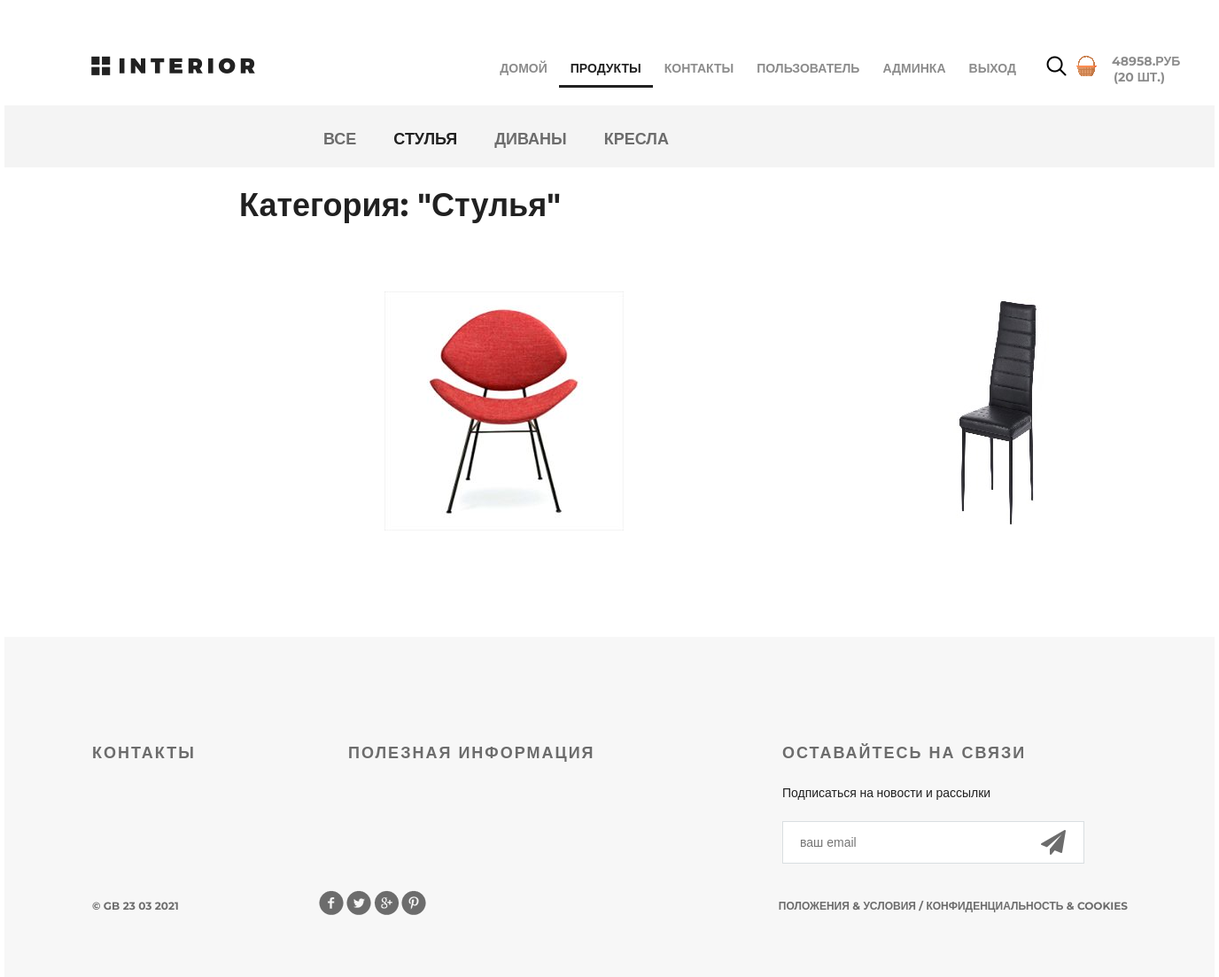
The app's page /products/1/ (signed in), older data.
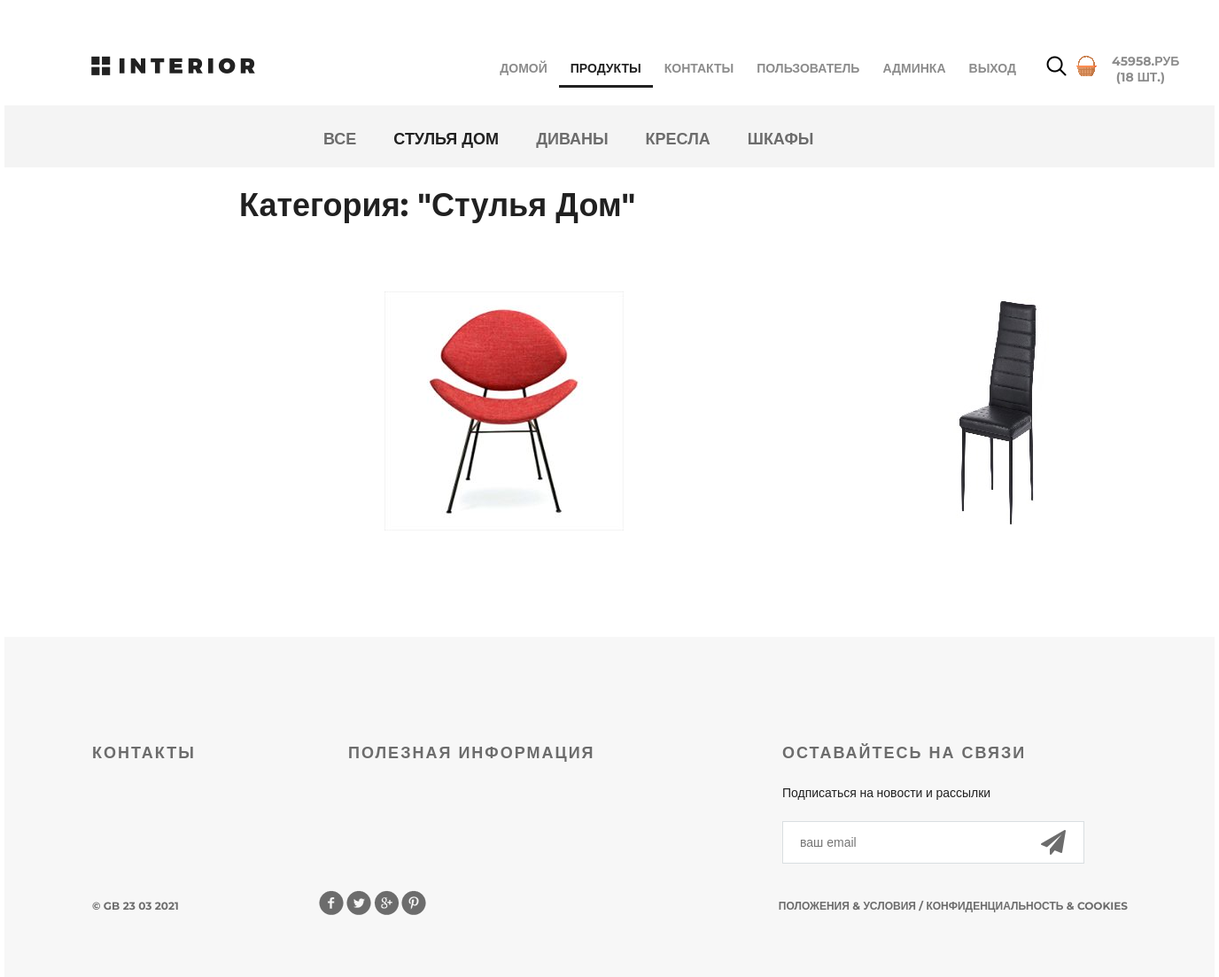
The same page, newer data.
### basketapp/models.py (models this page shows)
class Basket(models.Model):
    user = models.ForeignKey(settings.AUTH_USER_MODEL, on_delete=models.CASCADE, related_name='basket')
    product = models.ForeignKey(Product, on_delete=models.CASCADE)
    quantity = models.PositiveSmallIntegerField(verbose_name='количество', default=0)
    add_datetime = models.DateTimeField(auto_now_add=True, verbose_name='время')
    @property
    def product_cost(self):
        return self.product.price * self.quantity
    @property
    def total_quantity(self):
        _items = Basket.objects.filter(user=self.user)
        _total_quantity = sum(list(map(lambda x: x.quantity, _items)))
        return _total_quantity
    @property
    def total_cost(self):
        _items = Basket.objects.filter(user=self.user)
        _total_cost = sum(list(map(lambda x: x.product_cost, _items)))
        return _total_cost

### authapp/models.py (models this page shows)
class ShopUser(AbstractUser):
    avatar = models.ImageField(upload_to='users_avatar',blank=True)
    age = models.PositiveSmallIntegerField(verbose_name='возраст')

### mainapp/models.py (models this page shows, shortened)
class Product(models.Model):
    category = models.ForeignKey(ProductCategory, on_delete=models.CASCADE)
    name = models.CharField(max_length=128, verbose_name='имя')
    image = models.ImageField(upload_to='products_images', blank=True)
    short_desc = models.CharField(max_length=64, verbose_name='краткое описание', blank=True)
    description = models.TextField(blank=True, verbose_name='описание')
    price = models.DecimalField(verbose_name='цена', max_digits=8, decimal_places=2, default=0)
    quantity = models.PositiveIntegerField(verbose_name='количество на складе', default=0)
    is_active = models.BooleanField(verbose_name='активность', default=True)

class ProductCategory(models.Model):
    name = models.CharField(max_length=64, unique=True, verbose_name='имя')
    description = models.TextField(verbose_name='описание', blank=True)
    is_active = models.BooleanField(verbose_name='активность', default=True)

### mainapp/views.py (the view, shortened to what this page needs)
# urls.py: path('products/', include('mainapp.urls', namespace='products')),
def products(request, pk=None):
    title =  "продукты"
    links_menu = ProductCategory.objects.all()
    if pk is not None:
        if pk == 0:
            products = Product.objects.all().order_by('price')
            category_item = {'name': 'все', 'pk': 0}
        else:
            category_item = get_object_or_404(ProductCategory, pk=pk)
            products = Product.objects.filter(category=category_item)
        content = {
            'title': title,
            'links_menu': links_menu,
            'social_links': social_links,
            'category': category_item,
            'products': products,
            'basket': get_basket(request.user),
        }
        return render(request, 'mainapp/products_list.html', content)

### mainapp/views.py (called while the page is built)
def get_basket(user):
    if user.is_authenticated:
        return Basket.objects.filter(user=user)
    return []

### mainapp/templates/mainapp/products_list.html (shortened to what this page needs)
{% extends 'mainapp/base.html' %}
{% load static %}
{% block content %}
<div class="hero-white">
	{% include 'mainapp/includes/inc_main_menu.html' %}
</div>
<div class="details">
  <div class="links clearfix">
    {% include 'mainapp/includes/inc_categories_menu.html' %}
  </div>
  <div class="products_list">
    <div class="title clearfix">
      <h2>
        Категория: "{{ category.name|title }}"
      </h2>
  </div>
<div class="category-products clearfix">
  <div class="tab-content">
  	{% for product in products %}
  	<div class="block">
      <a href="{% url 'products:product' product.pk %}">
        <img src="/media/{{ product.image}}" alt="{{ product.name }}">
      </a>
  	</div>
  	{% endfor %}
  </div>
</div>
<div class="clr"></div>
{% endblock %}

### mainapp/templates/mainapp/includes/inc_main_menu.html (shortened to what this page needs)
<div class="header clearfix">
  <a href="/" class="logo"></a>
  <ul class="menu">
		<li>
			<a href="{% url 'main' %}"
				>
					домой
			</a>
		</li>
		<li>
			<a href="{% url 'products:products' %}"
				{% if request.resolver_match.namespace == 'products' %}
				class="active"
				{% endif %}>
					продукты
			</a>
		</li>
		<li>
			<a href="{% url 'contact' %}"
				>
					контакты
			</a>
		</li>
		{% if user.is_authenticated %}
		<li>
			<a href="{% url 'auth:edit' %}">
				{{ user.first_name|default:"Пользователь" }}
			</a>
		</li>
		{% if user.is_superuser %}
		<li>
			<a href="{% url 'adminapp:user_read' %}">
				Админка
			</a>
		</li>
		{% endif %}
		<li>
		 	<a href="{% url 'auth:logout' %}">
				выход
		 	</a>
		</li>
		{% else %}
		<li>
			<a href="{% url 'auth:login' %}">
				вход
		  	</a>
		</li>
		{% endif %}
  </ul>
  <a href="#" class="search"></a>
  <a href="{% url 'basket:view' %}" class="basket"></a>
  <span class="basket-count">
    {% if basket %}
      {{ basket.0.total_cost|floatformat:0 }}.руб
      ({{ basket.0.total_quantity }} шт.)
    {% endif %}
  </span>
</div>

### mainapp/templates/mainapp/includes/inc_categories_menu.html (shortened to what this page needs)
<ul class="links-menu">
        <li>
            <a href="{% url 'products:category' 0 %}"
                >
               все
            </a>
        </li>
    {% for link in links_menu %}
        <li>
            <a href="{% url 'products:category' link.pk %}"
                {% if request.resolver_match.kwargs.pk == link.pk %}
                    class="active"
                {% endif %}>
                {{ link.name }}
            </a>
        </li>
    {% endfor %}
</ul>

Row changes from the older to the newer data that the page shows:
changed through a linked row, Basket: user+product+quantity "48958" → "45958"; user+quantity "20" → "18"
changed ProductCategory: name "СТУЛЬЯ" → "СТУЛЬЯ ДОМ"; name "Стулья" → "Стулья Дом"
added ProductCategory: name "ШКАФЫ"
